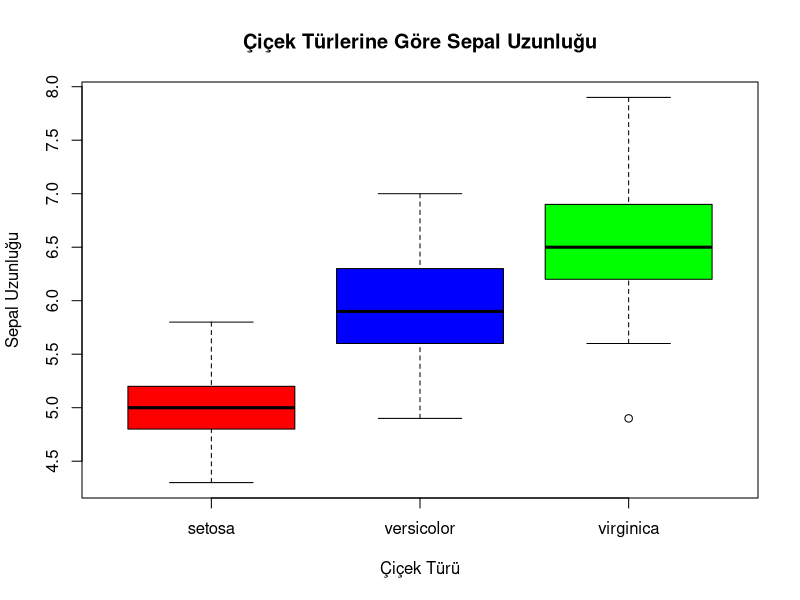

R code for this plot:
#mesela iris veri stindeki Species(tür) kolonu bit factördür
#table fonksiyonu kullanılaırak bu türleirn her birini frrekansıda öğrenilebilir.

data(iris) # iris veri setini belleğe al
head(iris) # İlk 6 satırı göster
summary(iris)
str(iris) # Veri setinin yapısını göster 
#çıktıdan anladığımız 150 gözlem 5 değişken var
levels(iris$Species) # Faktör seviyelerini listele
table(iris$Species) # Hangi türden kaç tane var?
#todo işte bu kısım çok önemli
# Faktörlerin Sayısal Karşılıklarını Göster
# Faktörler arka planda sayılarla saklanır (1, 2, 3 olarak).
# Bunu görmek için:
as.numeric(iris$Species)

#birazda şov
boxplot(Sepal.Length ~ Species, data = iris,
        main = "Çiçek Türlerine Göre Sepal Uzunluğu",
        xlab = "Çiçek Türü", ylab = "Sepal Uzunluğu",
        col = c("red", "blue", "green"))

setosa_data <- subset(iris, Species == "setosa")
head(setosa_data)



